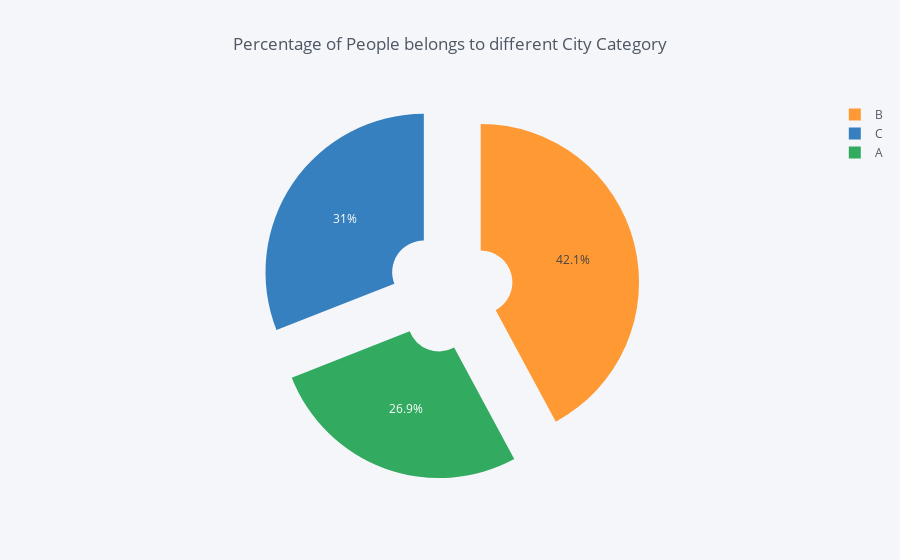

The code cell stored with this chart in its notebook:
### Markdown cell above
### 5). Ratio of City Category.

### Code cell
city = df['City_Category'].value_counts().reset_index()
city.iplot(kind='pie', labels='index', values='City_Category', hole=0.2, pull=0.2,
          title='Percentage of People belongs to different City Category')

### Figure 1 — Plotly figure (JSON) as saved in the notebook; plotly's stock layout.template omitted (floating-point values rounded to 4 significant figures)
{"data": [{"hole": 0.2, "labels": ["B", "C", "A"], "marker": {"colors": ["rgba(255, 153, 51, 1.0)", "rgba(55, 128, 191, 1.0)", "rgba(50, 171, 96, 1.0)"]}, "name": "", "pull": 0.2, "type": "pie", "values": [226493, 166446, 144638]}], "layout": {"legend": {"bgcolor": "#F5F6F9", "font": {"color": "#4D5663"}}, "paper_bgcolor": "#F5F6F9", "plot_bgcolor": "#F5F6F9", "title": "Percentage of People belongs to different City Category", "titlefont": {"color": "#4D5663"}}}
